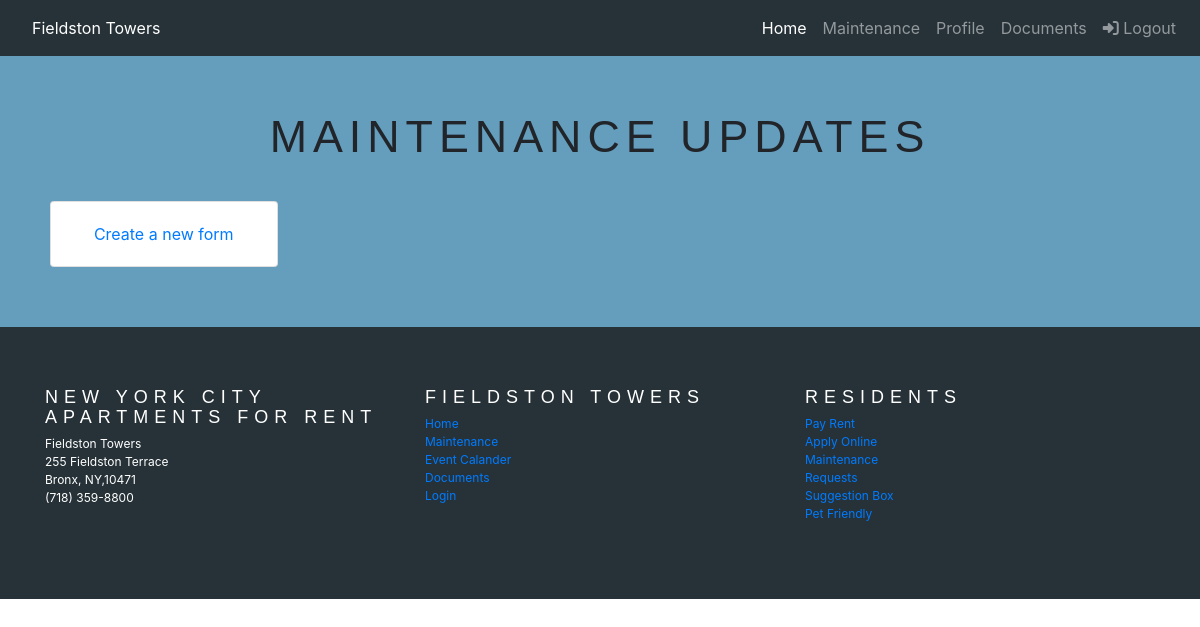
Before: /maintenance (signed in) with the older database file.
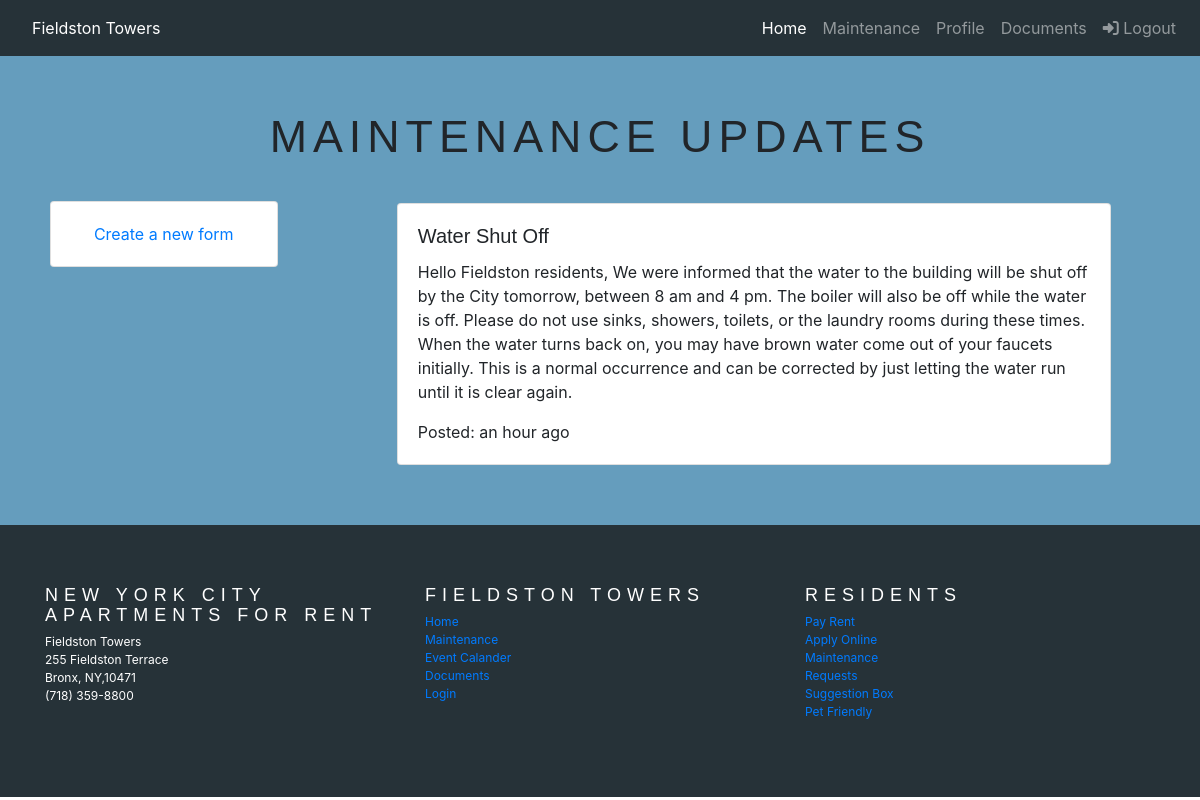
After: the same page with the newer database file.
### app/models.py (models this page shows, shortened)
class Maintenance(db.Model):
    id = db.Column(db.Integer, primary_key=True)
    title = db.Column(db.String(120))
    body = db.Column(db.String)
    start = db.Column(db.Time)
    end = db.Column(db.Time)
    date = db.Column(db.DateTime)
    timestamp = db.Column(db.DateTime, index=True, default=datetime.utcnow())
    user_id = db.Column(db.Integer, db.ForeignKey('user.id'))

### app/routes.py (the view)
@app.route('/maintenance', methods=['GET','POST'])
@login_required
def maintenance():
    posts = Maintenance.query.order_by(Maintenance.date.desc())
    return render_template('maintenance.html', posts=posts)

### app/models.py (called while the page is built)
@login.user_loader
def load_user(id):
    return User.query.get(int(id))

### app/templates/maintenance.html (shortened to what this page needs)
{% extends "base.html" %}
{% block custom_styles %}
<link rel="stylesheet" href="{{ url_for('static', filename='css/maintenance.css') }}">
{% endblock %}
{% block content %}
<main class="background-blue container-fluid topSpace">
    <div>
        <h1 class="h1Size" id="title"> Maintenance Updates</h1>
        <div class="row">
			 <div class="col-md-3">
				<div class="card" id="cardSpace">
					<div class="card-body">
						<a href="{{ url_for('maintenance_form') }}">Create a new form</a>
					</div>
				</div>
            </div>
            <div class="col-md-9">
                {% for post in posts %}
                <div class="cardMaintenance">
                    <div class="card">
                        <div class="card-body">
                            <h5 class="card-title">{{ post.title }}</h5>
                            <p class="card-text">{{ post.body }}</p>
                            <p class="card-text">Posted: {{ moment(post.timestamp).fromNow() }}</p>
                        </div>
                    </div>
                </div>
                {% endfor %}
            </div>
        </div>
    </div>
</main>
{% endblock %}

Changed rows visible on the page:
added Maintenance: title "Water Shut Off", body "Hello Fieldston residents, We were informed that the water to the building will be shut off by the City tomorrow, between 8 am and 4 pm. The boiler will also be off while the water is off. Please do not use sinks, showers, toilets, or the laundry rooms during these times. When the water turns back on, you may have brown water come out of your faucets initially. This is a normal occurrence and can be corrected by just letting the water run until it is clear again.", timestamp "an hour ago"
